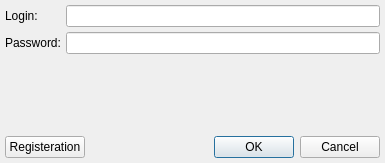
<?xml version="1.0" encoding="UTF-8"?>
<ui version="4.0">
 <class>Loginform</class>
 <widget class="QWidget" name="Loginform">
  <property name="geometry">
   <rect>
    <x>0</x>
    <y>0</y>
    <width>385</width>
    <height>163</height>
   </rect>
  </property>
  <property name="windowTitle">
   <string>Form</string>
  </property>
  <layout class="QVBoxLayout" name="verticalLayout">
   <property name="spacing">
    <number>5</number>
   </property>
   <property name="leftMargin">
    <number>5</number>
   </property>
   <property name="topMargin">
    <number>5</number>
   </property>
   <property name="rightMargin">
    <number>5</number>
   </property>
   <property name="bottomMargin">
    <number>5</number>
   </property>
   <item>
    <layout class="QFormLayout" name="formLayout">
     <item row="0" column="0">
      <widget class="QLabel" name="label_login">
       <property name="styleSheet">
        <string notr="true">         </string>
       </property>
       <property name="text">
        <string>Login:</string>
       </property>
      </widget>
     </item>
     <item row="0" column="1">
      <widget class="QLineEdit" name="lineEdit_login"/>
     </item>
     <item row="1" column="0">
      <widget class="QLabel" name="label_pass">
       <property name="text">
        <string>Password:</string>
       </property>
      </widget>
     </item>
     <item row="1" column="1">
      <widget class="QLineEdit" name="lineEdit_pass">
       <property name="echoMode">
        <enum>QLineEdit::EchoMode::Password</enum>
       </property>
      </widget>
     </item>
    </layout>
   </item>
   <item>
    <spacer name="verticalSpacer">
     <property name="orientation">
      <enum>Qt::Orientation::Vertical</enum>
     </property>
     <property name="sizeHint" stdset="0">
      <size>
       <width>0</width>
       <height>0</height>
      </size>
     </property>
    </spacer>
   </item>
   <item>
    <layout class="QHBoxLayout" name="horizontalLayout">
     <item>
      <widget class="QPushButton" name="pushButton_goRegistrForm">
       <property name="text">
        <string>Registeration</string>
       </property>
      </widget>
     </item>
     <item>
      <widget class="QDialogButtonBox" name="buttonBox">
       <property name="standardButtons">
        <set>QDialogButtonBox::StandardButton::Cancel|QDialogButtonBox::StandardButton::Ok</set>
       </property>
      </widget>
     </item>
    </layout>
   </item>
  </layout>
 </widget>
 <resources/>
 <connections/>
</ui>
